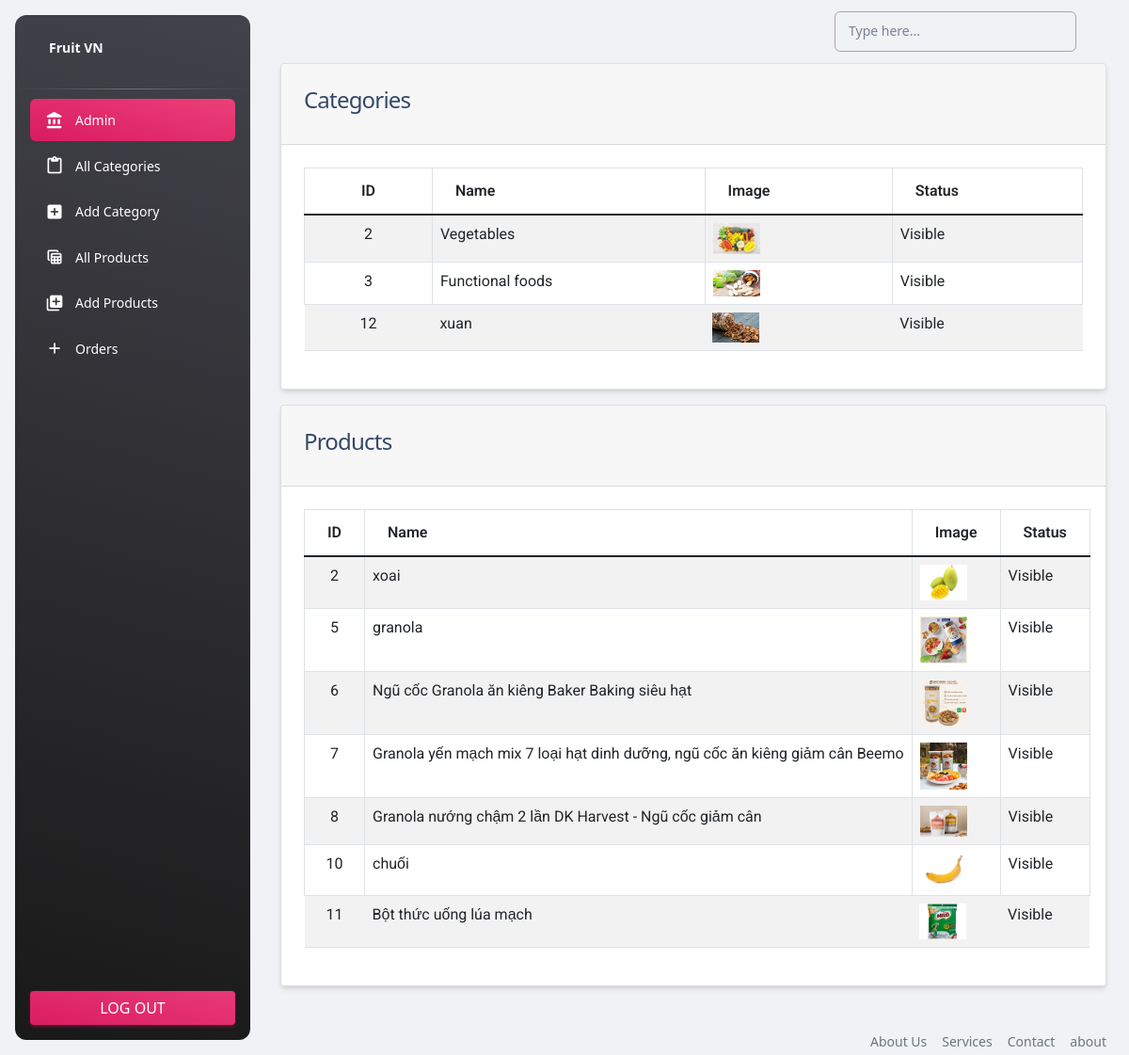
/project/admin/index.php (signed in), run on the app's committed database.
### tables this page shows
CREATE TABLE `categories` (
  `id` int(11) NOT NULL,
  `name` varchar(191) NOT NULL,
  `slug` varchar(191) NOT NULL,
  `description` mediumtext NOT NULL,
  `status` tinyint(4) NOT NULL DEFAULT 0,
  `popular` tinyint(4) NOT NULL DEFAULT 0,
  `image` varchar(191) NOT NULL,
  `meta_keywords` mediumtext NOT NULL,
  `created_at` timestamp NOT NULL DEFAULT current_timestamp()
);

CREATE TABLE `products` (
  `id` int(11) NOT NULL,
  `category_id` int(11) NOT NULL,
  `name` varchar(191) NOT NULL,
  `slug` varchar(191) NOT NULL,
  `small_description` mediumtext NOT NULL,
  `description` mediumtext NOT NULL,
  `original_price` int(11) NOT NULL,
  `selling_price` int(11) NOT NULL,
  `image` varchar(191) NOT NULL,
  `qty` int(11) NOT NULL,
  `status` tinyint(4) NOT NULL,
  `trending` tinyint(4) NOT NULL,
  `meta_keywords` mediumtext NOT NULL,
  `created_at` timestamp NOT NULL DEFAULT current_timestamp() ON UPDATE current_timestamp()
);

### project/functions/myfunctions.php (called while the page is built, shortened)
<?php
    include('../config/dbcon.php');
    function getAll($table)
    {
        global $con;
        $query = "SELECT * FROM $table";
        $query_run = mysqli_query($con, $query);
        return  $query_run;
    }
?>

### project/admin/index.php (the view, shortened to what this page needs)
<?php
    include('includes/header.php');
?>
<div class="container">
    <div class="row">
        <div class="col-md-12">
            <div class="card">
                <div class="card-header">
                <h4> Categories</h4>
                </div>
                <div class="card-body" id="category_table">
                    <table class="table table-bordered table-striped">
                        <thead>
                            <tr>
                                <th class="text-center">ID</th>
                                <th>Name</th>
                                <th>Image</th>
                                <th>Status</th>
                            </tr>
                        </thead>
                        <tbody>
                            <?php
                                $category = getAll("categories");
                                if(mysqli_num_rows($category)>0){
                                    foreach ($category as $item) {
                                        ?>
                                            <tr>
                                                <td class="text-center"><?=$item['id']; ?></td>
                                                <td><?=$item['name']; ?></td>
                                                <td>
                                                    <img src="../uploads/<?= $item['image']; ?>"
                                                    width="50px" alt="<?= $item['name']; ?>">
                                                </td>
                                                <td>
                                                    <?= $item['status']=='0' ? "Visible":"Hidden"?>
                                                </td>
                                            </tr>
                                        <?php
                                    }
                                }
                            ?>
                        </tbody>
                    </table>
                </div>
            </div>
        </div>
    </div>
</div>
<div class="container mt-3">
    <div class="row">
        <div class="col-md-12">
            <div class="card">
                <div class="card-header">
                <h4> Products</h4>
                </div>
                <div class="card-body" id="products_table">
                    <table class="table table-bordered table-striped">
                        <thead>
                            <tr>
                                <th class="text-center">ID</th>
                                <th >Name</th>
                                <th>Image</th>
                                <th>Status</th>
                            </tr>
                        </thead>
                        <tbody>
                            <?php
                                $products = getAll("products");
                                if(mysqli_num_rows($products)>0){
                                    foreach ($products as $item) {
                                        ?>
                                            <tr>
                                                <td class="text-center"><?=$item['id']; ?></td>
                                                <td><?=$item['name']; ?></td>
                                                <td>
                                                    <img src="../uploads/<?= $item['image']; ?>"
                                                    width="50px" alt="<?= $item['name']; ?>">
                                                </td>
                                                <td>
                                                    <?= $item['status']=='0' ? "Visible":"Hidden"?>
                                                </td>
                                            </tr>
                                        <?php
                                    }
                                }
                            ?>
                        </tbody>
                    </table>
                </div>
            </div>
        </div>
    </div>
</div>
<?php include('includes/footer.php');?>

### data on the page
categories: id "2", name "Vegetables", image (picture), status "Visible"
categories: id "3", name "Functional foods", image (picture), status "Visible"
categories: id "12", name "xuan", image (picture), status "Visible"
products: id "2", name "xoai", image (picture), status "Visible"
products: id "5", name "granola", image (picture), status "Visible"
products: id "6", name "Ngũ cốc Granola ăn kiêng Baker Baking siêu hạt", image (picture), status "Visible"
products: id "7", name "Granola yến mạch mix 7 loại hạt dinh dưỡng, ngũ cốc ăn kiêng giảm cân Beemo", image (picture), status "Visible"
products: id "8", name "Granola nướng chậm 2 lần DK Harvest - Ngũ cốc giảm cân", image (picture), status "Visible"
products: id "10", name "chuối", image (picture), status "Visible"
products: id "11", name "Bột thức uống lúa mạch", image (picture), status "Visible"
